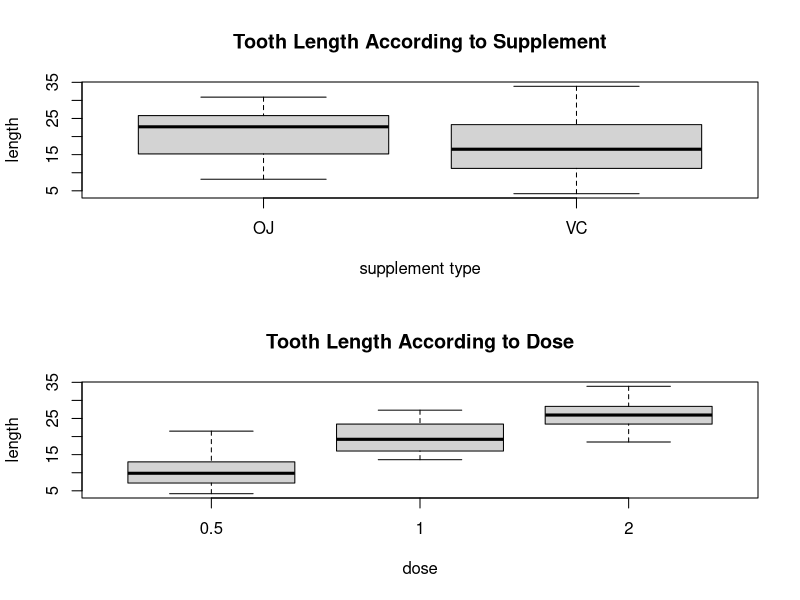

Write R code to recreate this figure.
## ---- chunk 1
knitr::opts_chunk$set(echo = TRUE)
## ---- chunk 2
library(knitr)

data(ToothGrowth)
str(ToothGrowth)

# transform dose into a factor
ToothGrowth$dose <- as.factor(ToothGrowth$dose)
## ---- chunk 3
summary(ToothGrowth)
## ---- chunk 4
par(mfrow = c(2,1))
with(ToothGrowth, boxplot(len ~ supp, main = "Tooth Length According to Supplement",
     xlab = "supplement type", ylab = "length"))
with(ToothGrowth, boxplot(len ~ dose, main = "Tooth Length According to Dose",
     xlab = "dose", ylab = "length"))
## ---- chunk 5
t1 <- with(ToothGrowth, t.test(len ~ supp, var.equal = F))
myvect <- round(c(t1$estimate[1] - t1$estimate[2], t1$conf.int,t1$p.value),3)
names(myvect) <- c("Estimated Difference", "95%CI Lower Bound", "95%CI Upper Bound", "p-value")
kable(t(myvect), caption = "T-test Results")
## ---- chunk 6
# 0.5 vs 1
t1 <- with(subset(ToothGrowth, dose != "2"), t.test(len ~ dose, var.equal = F))
myvect1 <- round(c(t1$estimate[1] - t1$estimate[2],t1$conf.int,t1$p.value),3)
names(myvect1) <- c("Estimated Difference", "95%CI Lower Bound", "95%CI Upper Bound", "p-value")
# 1 vs 2
t2 <- with(subset(ToothGrowth, dose != "0.5"), t.test(len ~ dose, var.equal = F))
myvect2 <- round(c(t2$estimate[1] - t2$estimate[2],t2$conf.int,t2$p.value),3)
# 0.5 vs 2
t3 <- with(subset(ToothGrowth, dose != "1"), t.test(len ~ dose, var.equal = F))
myvect3 <- round(c(t3$estimate[1] - t3$estimate[2],t3$conf.int,t3$p.value),3)
myvect <- rbind(myvect1, myvect2, myvect3)
row.names(myvect) <- c("0.5 vs 1 mg", "1 vs 2 mg", "0.5 vs 2 mg")
kable(myvect, caption = "T-test Results")
